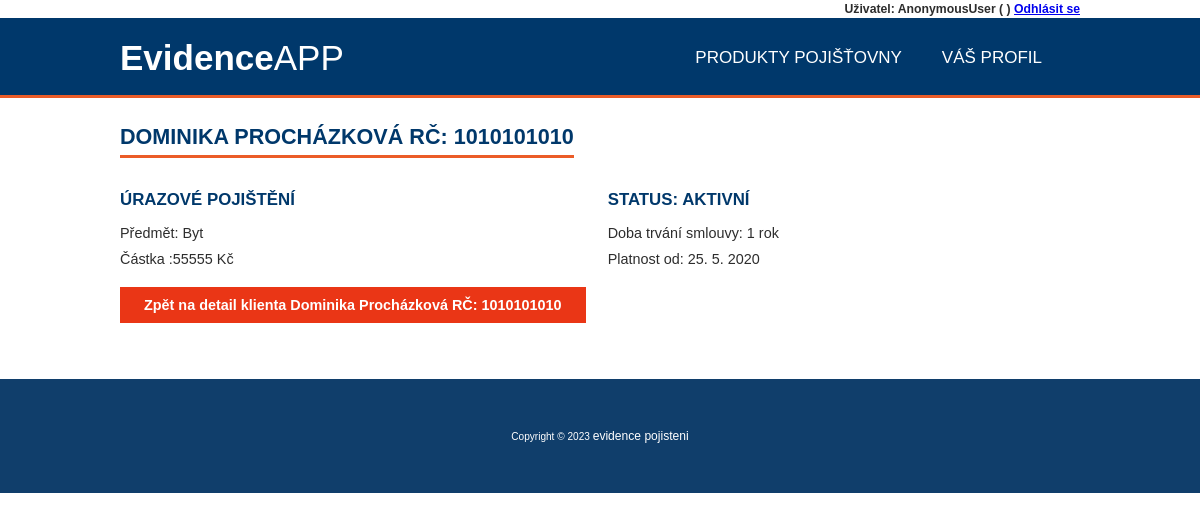
Screenshot of /produkt/29 with the database file from the repository.
### evidence_pojisteni/models.py (models this page shows, shortened)
class Produkty(models.Model):
    VYBER_PRODUKTU = (
    ('Pojištění majetku','Pojištění majetku'),
    ('Úrazové pojištění','Úrazové pojištění'),
    ('Cestovní pojištění','Cestovní pojištění'),
    )
    STATUS = (
        ('aktivní', 'Aktivní'),
        ('neaktivní', 'Neaktivní'),
    )
    DOBA_TRVANI = (
        ('1 rok', '1 rok'),
        ('2 roky', '2 roky'),
        ('Na neurčito', 'na neurčito'),
    )
    klient = models.ForeignKey(Klient, null=True, on_delete=models.SET_NULL)
    nazev_produktu = models.CharField(
        max_length=80,
        choices=VYBER_PRODUKTU,
        null=True,
        verbose_name='Název produktu')
    predmet = models.CharField(max_length=80, null=True, verbose_name='Předmět produktu')
    castka = models.CharField(max_length=10, validators=[only_int], null=True, verbose_name='Částka')
    doba_trvani = models.CharField(
        max_length=80,
        null=True,
        choices=DOBA_TRVANI,
        verbose_name='Doba trvání smlouvy',
        )
    platnost_od = models.CharField(max_length=20,null=True, verbose_name='Platnost od')
    platnost_do = models.CharField(max_length=20,null=True, verbose_name='Platnost do')
    date_created = models.DateTimeField(auto_now_add=True, null=True, verbose_name='Datum registrace')
    status = models.CharField(
        max_length=32,
        choices=STATUS,
        null=True,
        default='aktivni',
        verbose_name='Status',
    )
    class Meta:
            verbose_name="Produkt"
            verbose_name_plural="Produkty"

class Klient(models.Model):
    user = models.OneToOneField(User, null=True, on_delete=models.CASCADE)
    jmeno = models.CharField(max_length=200, null=True, verbose_name='Jméno')
    prijmeni = models.CharField(max_length=180, null=True, verbose_name='Příjmení')
    rodne_cislo = models.CharField(max_length=10, validators=[rodne_cislo], null=True, unique=True, verbose_name='Rodné číslo')
    ulice = models.CharField(max_length=180, null=True, verbose_name='Ulice')
    cislo_popisne = models.CharField(max_length=15, null=True, verbose_name='Číslo popisné')
    psc = models.CharField(max_length=5, validators=[psc], null=True, verbose_name='PSČ')
    mesto = models.CharField(max_length=120, null=True, verbose_name='Město')
    e_mail = models.EmailField(max_length=120, null=True, unique=True, verbose_name='E-mail')
    telefon = models.CharField(max_length=9,validators=[telefon], null=True, unique=True, verbose_name='Telefon')
    date_created = models.DateTimeField(auto_now_add=True, null=True, verbose_name='Datum registrace')
    def __str__(self):
        return  f"{self.jmeno} {self.prijmeni} RČ: {self.rodne_cislo}"
    class Meta:
            verbose_name="Klient"
            verbose_name_plural="Klienti"

### evidence_pojisteni/views.py (the view)
# urls.py: path('produkt/<str:pk>', views.produkt, name='produkt'),
def produkt(request, pk):
    produkt = Produkty.objects.get(pk=pk)
    context = {'produkty':produkt}
    return render(request, 'evidence_pojisteni/produkt.html', context)

### evidence_pojisteni/templates/evidence_pojisteni/produkt.html (shortened to what this page needs)
{% extends "base.html" %}
{% block content %}
<h2> {{ produkty.klient }} </h2>
    <section class="section">
        <div class="col span-1-of-2">
            <h3>{{produkty.nazev_produktu}}</h3>
            <p>Předmět: {{ produkty.predmet }}</p>
            <p>Částka :{{ produkty.castka }} Kč</p>
        </div>
        <div class="col span-1-of-2">
            <h3>Status: {{produkty.status}}</h3>
            <p>Doba trvání smlouvy: {{ produkty.doba_trvani }}</p>
            <p>Platnost od: {{ produkty.platnost_od }}</p>
        </div>
    </section>
    <p><button onclick="history.back()">Zpět na detail klienta {{produkty.klient}}</button></p>
{% endblock %}

### evidence_pojisteni/static/evidence_pojisteni/style.css (style rules this page uses)
* { margin: 0 auto; padding: 0; box-sizing: border-box; font-family: Arial, Helvetica, sans-serif; }
body { font: 0.9em "Poppins"; color: #2d2d2d; box-sizing: border-box; }
p { margin:10px 0; }
h1, h2, h3 { color: #00386b; width: max-content; padding: 5px 0; font-weight: bold; text-transform: uppercase; margin: 0; }
h1, h2 { margin: 0; font-size: 1.5em; border-bottom: 3px solid #eb5c28; margin-bottom: 0.8em; margin-top: 0.5em; }
h3 { margin-bottom: 0.5em; }
button { background-color: #ea3616; border: none; outline: none; color: white; padding: 10px 24px; font-size: 1em; font-weight: bold; margin-bottom: 0.6em; }

### evidence_pojisteni/static/evidence_pojisteni/grid.css (style rules this page uses)
.section { clear: both; padding: 0px; margin: 0px; }
.col { display: block; float:left; margin: 1% 0 1% 1.6%; }
.col:first-child { margin-left: 0; }
.span-1-of-2 { width: 49.2%; }

### rows the page displays
Produkty: klient "DOMINIKA PROCHÁZKOVÁ RČ: 1010101010", nazev_produktu "ÚRAZOVÉ POJIŠTĚNÍ", predmet "Byt", castka "55555", status "AKTIVNÍ", doba_trvani "1 rok", platnost_od "25. 5. 2020", klient "Dominika Procházková RČ: 1010101010"

### other values shown
{{ request.user }} "AnonymousUser"
